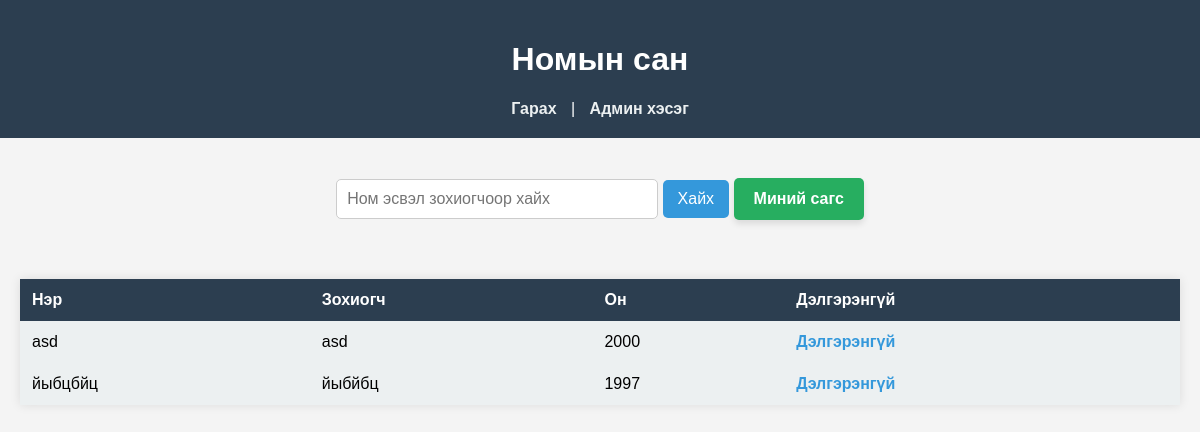
/index.php (signed in), run on the app's committed database.
### tables this page shows
CREATE TABLE `books` (
  `id` int(11) NOT NULL,
  `title` varchar(255) DEFAULT NULL,
  `author` varchar(255) DEFAULT NULL,
  `publication_year` year(4) DEFAULT NULL,
  `isbn` varchar(20) DEFAULT NULL,
  `publisher` varchar(100) DEFAULT NULL,
  `binding_type` varchar(50) DEFAULT NULL,
  `pages` int(11) DEFAULT NULL,
  `language` varchar(50) DEFAULT NULL,
  `price` decimal(10,2) DEFAULT NULL,
  `category` varchar(100) DEFAULT NULL,
  `subject` varchar(100) DEFAULT NULL,
  `image` varchar(255) DEFAULT NULL,
  `location` varchar(100) DEFAULT NULL,
  `total_copies` int(11) DEFAULT NULL,
  `available_copies` int(11) DEFAULT NULL,
  `ordered_by` int(11) DEFAULT NULL,
  `description` text DEFAULT NULL,
  `created_at` datetime DEFAULT current_timestamp(),
  `updated_at` datetime DEFAULT current_timestamp() ON UPDATE current_timestamp(),
  `view_count` int(11) DEFAULT 0,
  `status` varchar(20) DEFAULT NULL,
  `edition` varchar(50) DEFAULT NULL,
  `weight` float DEFAULT NULL,
  `dimensions` varchar(50) DEFAULT NULL,
  `tags` varchar(255) DEFAULT NULL
);

### index.php (the view, shortened to what this page needs)
<?php
require_once 'db.php';
$search = isset($_GET['search']) ? trim($_GET['search']) : '';
if ($search) {
    $stmt = $pdo->prepare("SELECT * FROM books WHERE title LIKE :search_title OR author LIKE :search_author");
    $stmt->execute([
        'search_title' => "%$search%",
        'search_author' => "%$search%"
    ]);
    $books = $stmt->fetchAll();
} else {
    $books = $pdo->query("SELECT * FROM books")->fetchAll();
}
?>
<!DOCTYPE html>
<html lang="mn">
<head>
</head>
<body>
    <header>
        <h1>Номын сан</h1>
        <div class="user-actions">
            <a href="logout.php" class="logout">Гарах</a>
            <?php if($_SESSION['is_admin']) echo ' | <a href="admin.php" class="admin-link">Админ хэсэг</a>'; ?>
        </div>
    </header>
    <section class="search-section">
        <form method="get" class="search-form">
            <input type="text" name="search" class="search-input" placeholder="Ном эсвэл зохиогчоор хайх" value="<?= htmlspecialchars($search) ?>">
            <button type="submit" class="search-button">Хайх</button>
        </form>
        <a href="cart.php" class="cart-button">
    <button>Миний сагс</button>
</a>
    </section>
    <section class="books-section">
        <table class="books-table">
            <thead>
                <tr>
                    <th>Нэр</th>
                    <th>Зохиогч</th>
                    <th>Он</th>
                    <th>Дэлгэрэнгүй</th>
                </tr>
            </thead>
            <tbody>
                <?php foreach($books as $b): ?>
                <tr>
                    <td><?= htmlspecialchars($b['title']) ?></td>
                    <td><?= htmlspecialchars($b['author']) ?></td>
                    <td><?= htmlspecialchars($b['publication_year']) ?></td>
                    <td><a href="book.php?id=<?= $b['id'] ?>" class="details-link">Дэлгэрэнгүй</a></td>
                </tr>
                <?php endforeach; ?>
            </tbody>
        </table>
    </section>
</body>
</html>

### index.php (style rules this page uses)
body { font-family: Arial, sans-serif; margin: 0; padding: 0; background-color: #f4f4f4; }
header { background-color: #2c3e50; color: white; padding: 20px; text-align: center; }
header .user-actions { margin-top: 10px; }
header .logout, header .admin-link { color: #ecf0f1; text-decoration: none; padding: 5px 10px; font-weight: bold; }
.search-section { text-align: center; margin: 20px 0; }
.search-form { display: inline-block; margin-bottom: 20px; }
.search-input { padding: 10px; font-size: 16px; width: 300px; border: 1px solid #ccc; border-radius: 5px; }
.search-button { padding: 10px 15px; font-size: 16px; background-color: #3498db; color: white; border: none; border-radius: 5px; cursor: pointer; }
.books-section { padding: 20px; max-width: 1200px; margin: 0 auto; }
.books-table { width: 100%; border-collapse: collapse; background-color: #fff; box-shadow: 0 0 10px rgba(0, 0, 0, 0.1); }
.books-table th, .books-table td { padding: 12px; text-align: left; }
.books-table th { background-color: #2c3e50; color: white; }
.books-table td { background-color: #ecf0f1; }
.details-link { color: #3498db; text-decoration: none; font-weight: bold; }
.cart-button { display: inline-block; margin-top: 20px; text-decoration: none; }
.cart-button button { padding: 12px 20px; background-color: #27ae60; color: white; font-size: 16px; border: none; border-radius: 5px; cursor: pointer; transition: background-color 0.3s ease, transform 0.2s ease; font-weight: bold; box-shadow: 0 4px 6px rgba(0, 0, 0, 0.1); }

### data on the page
books: title "asd", author "asd", publication_year "2000"
books: title "йыбцбйц", author "йыбйбц", publication_year "1997"
